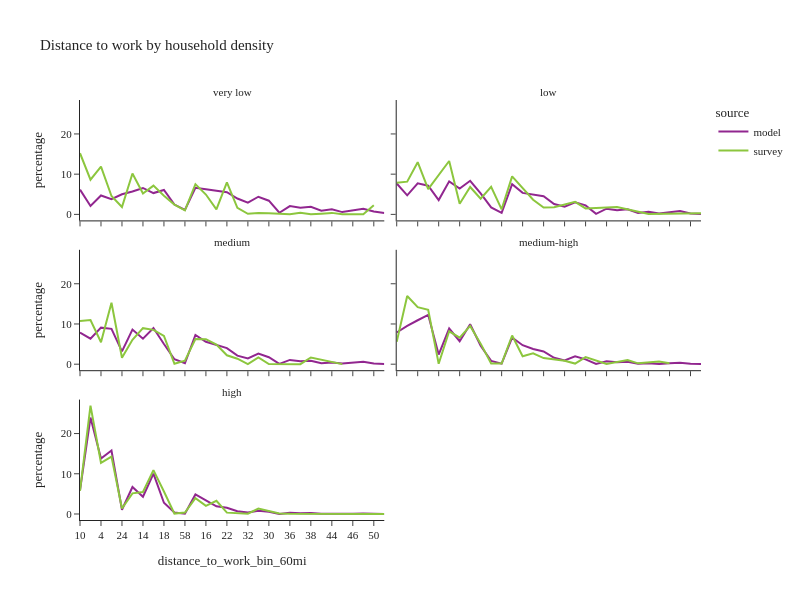

The notebook cell this image was saved under:
### Code cell
df_plot = per_data.loc[(per_data['is_worker'])].groupby(['source','log_hh_1_group','distance_to_work_bin_60mi'], observed=True)['person_weight'].sum().reset_index()
df_plot['percentage'] = df_plot.groupby(['source','log_hh_1_group'], group_keys=False)['person_weight']. \
    apply(lambda x: 100 * x / float(x.sum()))
# df_plot

fig2 = px.line(df_plot, x='distance_to_work_bin_60mi', y="percentage", color="source",
               facet_col="log_hh_1_group", facet_col_wrap=2,
               title="Distance to work by household density")
fig2.for_each_annotation(lambda a: a.update(text = a.text.split("=")[-1]))
fig2.update_layout(height=600, width=800, font=dict(size=11))
fig2.show()

### Figure 1 — Plotly figure (JSON) as saved in the notebook; plotly's stock layout.template omitted (floating-point values rounded to 4 significant figures)
{"data": [{"hovertemplate": "source=model<br>log_hh_1_group=very low<br>distance_to_work_bin_60mi=%{x}<br>percentage=%{y}<extra></extra>", "legendgroup": "model", "line": {"color": "#91268F", "dash": "solid"}, "marker": {"symbol": "circle"}, "mode": "lines", "name": "model", "orientation": "v", "showlegend": true, "type": "scatter", "x": ["10", "0", "4", "2", "24", "8", "14", "6", "18", "34", "58", "12", "16", "20", "22", "28", "32", "26", "30", "54", "36", "40", "38", "48", "44", "52", "46", "42", "50", "56"], "xaxis": "x5", "y": [6.151, 2.099, 4.712, 3.764, 5.011, 5.685, 6.573, 5.304, 6.084, 2.445, 1.111, 6.593, 6.225, 5.793, 5.523, 3.947, 2.943, 4.389, 3.402, 0.4135, 2.058, 1.636, 1.884, 0.9254, 1.254, 0.5691, 1.054, 1.414, 0.7147, 0.3242], "yaxis": "y5"}, {"hovertemplate": "source=model<br>log_hh_1_group=low<br>distance_to_work_bin_60mi=%{x}<br>percentage=%{y}<extra></extra>", "legendgroup": "model", "line": {"color": "#91268F", "dash": "solid"}, "marker": {"symbol": "circle"}, "mode": "lines", "name": "model", "orientation": "v", "showlegend": false, "type": "scatter", "x": ["10", "0", "4", "2", "24", "8", "14", "6", "18", "34", "58", "12", "16", "20", "22", "28", "32", "26", "30", "54", "36", "40", "38", "48", "44", "52", "46", "42", "50", "56"], "xaxis": "x6", "y": [7.691, 4.748, 7.731, 7.119, 3.565, 8.212, 6.436, 8.36, 5.205, 1.745, 0.3816, 7.497, 5.351, 4.928, 4.497, 2.591, 1.93, 3.018, 2.241, 0.1374, 1.419, 1.014, 1.271, 0.3671, 0.6628, 0.2229, 0.4554, 0.8366, 0.2467, 0.1204], "yaxis": "y6"}, {"hovertemplate": "source=model<br>log_hh_1_group=medium<br>distance_to_work_bin_60mi=%{x}<br>percentage=%{y}<extra></extra>", "legendgroup": "model", "line": {"color": "#91268F", "dash": "solid"}, "marker": {"symbol": "circle"}, "mode": "lines", "name": "model", "orientation": "v", "showlegend": false, "type": "scatter", "x": ["10", "0", "4", "2", "24", "8", "14", "6", "18", "34", "58", "12", "16", "20", "22", "28", "32", "26", "30", "54", "36", "40", "38", "48", "44", "52", "46", "42", "50", "56"], "xaxis": "x3", "y": [7.878, 6.351, 9.088, 8.794, 3.199, 8.605, 6.353, 8.993, 5.018, 1.231, 0.2261, 7.26, 5.587, 4.73, 4.005, 2.127, 1.443, 2.64, 1.723, 0.089, 1.065, 0.7392, 0.8768, 0.2259, 0.4392, 0.1482, 0.3262, 0.6007, 0.1718, 0.06808], "yaxis": "y3"}, {"hovertemplate": "source=model<br>log_hh_1_group=medium-high<br>distance_to_work_bin_60mi=%{x}<br>percentage=%{y}<extra></extra>", "legendgroup": "model", "line": {"color": "#91268F", "dash": "solid"}, "marker": {"symbol": "circle"}, "mode": "lines", "name": "model", "orientation": "v", "showlegend": false, "type": "scatter", "x": ["10", "0", "4", "2", "24", "8", "14", "6", "18", "34", "58", "12", "16", "20", "22", "28", "32", "26", "30", "54", "36", "40", "38", "48", "44", "52", "46", "42", "50", "56"], "xaxis": "x4", "y": [7.874, 9.525, 10.93, 12.27, 2.399, 8.87, 5.714, 9.926, 4.571, 0.8163, 0.1303, 6.627, 4.723, 3.763, 3.164, 1.598, 0.9476, 1.935, 1.19, 0.05151, 0.7242, 0.4787, 0.5999, 0.1366, 0.2401, 0.07726, 0.2053, 0.3641, 0.1035, 0.04873], "yaxis": "y4"}, {"hovertemplate": "source=model<br>log_hh_1_group=high<br>distance_to_work_bin_60mi=%{x}<br>percentage=%{y}<extra></extra>", "legendgroup": "model", "line": {"color": "#91268F", "dash": "solid"}, "marker": {"symbol": "circle"}, "mode": "lines", "name": "model", "orientation": "v", "showlegend": false, "type": "scatter", "x": ["10", "0", "4", "2", "24", "8", "14", "6", "18", "34", "58", "12", "16", "20", "22", "28", "32", "26", "30", "54", "36", "40", "38", "48", "44", "52", "46", "42", "50", "56"], "xaxis": "x", "y": [5.896, 23.98, 13.8, 15.79, 1.059, 6.712, 4.295, 10.04, 2.803, 0.3682, 0.06403, 4.856, 3.385, 1.912, 1.535, 0.6969, 0.3605, 0.8026, 0.5309, 0.01547, 0.3068, 0.1606, 0.2271, 0.04482, 0.08911, 0.02321, 0.06243, 0.1334, 0.02828, 0.01494], "yaxis": "y"}, {"hovertemplate": "source=survey<br>log_hh_1_group=very low<br>distance_to_work_bin_60mi=%{x}<br>percentage=%{y}<extra></extra>", "legendgroup": "survey", "line": {"color": "#8CC63E", "dash": "solid"}, "marker": {"symbol": "circle"}, "mode": "lines", "name": "survey", "orientation": "v", "showlegend": true, "type": "scatter", "x": ["10", "0", "4", "2", "24", "8", "14", "6", "18", "34", "58", "12", "16", "20", "22", "28", "32", "26", "30", "36", "40", "38", "48", "44", "52", "46", "42", "50"], "xaxis": "x5", "y": [15.22, 8.625, 11.89, 4.559, 1.83, 10.15, 5.189, 7.152, 4.618, 2.434, 0.9853, 7.518, 4.938, 1.23, 7.96, 1.636, 0.142, 0.3322, 0.255, 0.02387, 0.4188, 0.01959, 0.1875, 0.3761, 0.01994, 0.01918, 0.01933, 2.251], "yaxis": "y5"}, {"hovertemplate": "source=survey<br>log_hh_1_group=low<br>distance_to_work_bin_60mi=%{x}<br>percentage=%{y}<extra></extra>", "legendgroup": "survey", "line": {"color": "#8CC63E", "dash": "solid"}, "marker": {"symbol": "circle"}, "mode": "lines", "name": "survey", "orientation": "v", "showlegend": false, "type": "scatter", "x": ["10", "0", "4", "2", "8", "14", "6", "18", "34", "58", "12", "16", "20", "22", "28", "26", "30", "40", "44", "56"], "xaxis": "x6", "y": [7.872, 8.134, 12.98, 6.289, 13.28, 2.624, 6.806, 3.881, 6.877, 1.264, 9.448, 6.48, 3.647, 1.722, 1.797, 3.128, 1.491, 1.856, 0.1153, 0.3108], "yaxis": "y6"}, {"hovertemplate": "source=survey<br>log_hh_1_group=medium<br>distance_to_work_bin_60mi=%{x}<br>percentage=%{y}<extra></extra>", "legendgroup": "survey", "line": {"color": "#8CC63E", "dash": "solid"}, "marker": {"symbol": "circle"}, "mode": "lines", "name": "survey", "orientation": "v", "showlegend": false, "type": "scatter", "x": ["10", "0", "4", "2", "24", "8", "14", "6", "18", "34", "58", "12", "16", "20", "22", "28", "32", "26", "30", "40", "38", "52"], "xaxis": "x3", "y": [10.74, 10.98, 5.462, 15.29, 1.603, 6.067, 8.957, 8.541, 7.034, 0.09818, 0.8625, 6.252, 6.214, 4.872, 2.218, 1.368, 0.03661, 1.672, 0.03655, 0.003418, 1.68, 0.01439], "yaxis": "y3"}, {"hovertemplate": "source=survey<br>log_hh_1_group=medium-high<br>distance_to_work_bin_60mi=%{x}<br>percentage=%{y}<extra></extra>", "legendgroup": "survey", "line": {"color": "#8CC63E", "dash": "solid"}, "marker": {"symbol": "circle"}, "mode": "lines", "name": "survey", "orientation": "v", "showlegend": false, "type": "scatter", "x": ["10", "0", "4", "2", "24", "8", "14", "6", "18", "34", "58", "12", "16", "20", "22", "28", "32", "26", "30", "36", "40", "38", "48", "52", "46"], "xaxis": "x4", "y": [5.566, 16.96, 14.18, 13.53, 0.1253, 8.182, 6.582, 9.519, 5.116, 0.1538, 0.1571, 7.138, 1.967, 2.72, 1.529, 1.144, 0.8706, 0.1551, 1.745, 0.03296, 0.4576, 1.049, 0.2118, 0.653, 0.2552], "yaxis": "y4"}, {"hovertemplate": "source=survey<br>log_hh_1_group=high<br>distance_to_work_bin_60mi=%{x}<br>percentage=%{y}<extra></extra>", "legendgroup": "survey", "line": {"color": "#8CC63E", "dash": "solid"}, "marker": {"symbol": "circle"}, "mode": "lines", "name": "survey", "orientation": "v", "showlegend": false, "type": "scatter", "x": ["10", "0", "4", "2", "24", "8", "14", "6", "18", "34", "58", "12", "16", "20", "22", "32", "26", "54", "36", "40", "38", "48", "44", "52", "42", "50", "56"], "xaxis": "x", "y": [5.752, 26.94, 12.71, 14.26, 1.357, 5.129, 5.474, 10.9, 5.593, 0.1024, 0.3587, 3.941, 2.026, 3.268, 0.3382, 0.07731, 1.356, 0.1428, 0.03265, 0.043, 0.126, 0.01088, 0.02535, 0.00913, 0.009147, 0.006844, 0.00684], "yaxis": "y"}], "layout": {"annotations": [{"font": {}, "showarrow": false, "text": "high", "x": 0.245, "xanchor": "center", "xref": "paper", "y": 0.2867, "yanchor": "bottom", "yref": "paper"}, {"font": {}, "showarrow": false, "text": "medium", "x": 0.245, "xanchor": "center", "xref": "paper", "y": 0.6433, "yanchor": "bottom", "yref": "paper"}, {"font": {}, "showarrow": false, "text": "medium-high", "x": 0.755, "xanchor": "center", "xref": "paper", "y": 0.6433, "yanchor": "bottom", "yref": "paper"}, {"font": {}, "showarrow": false, "text": "very low", "x": 0.245, "xanchor": "center", "xref": "paper", "y": 1.0, "yanchor": "bottom", "yref": "paper"}, {"font": {}, "showarrow": false, "text": "low", "x": 0.755, "xanchor": "center", "xref": "paper", "y": 1.0, "yanchor": "bottom", "yref": "paper"}], "font": {"size": 11}, "height": 600, "legend": {"title": {"text": "source"}, "tracegroupgap": 0}, "title": {"text": "Distance to work by household density"}, "width": 800, "xaxis": {"anchor": "y", "domain": [0, 0.49], "title": {"text": "distance_to_work_bin_60mi"}}, "xaxis2": {"anchor": "y2", "domain": [0.51, 1], "matches": "x", "title": {"text": "distance_to_work_bin_60mi"}}, "xaxis3": {"anchor": "y3", "domain": [0, 0.49], "matches": "x", "showticklabels": false}, "xaxis4": {"anchor": "y4", "domain": [0.51, 1], "matches": "x", "showticklabels": false}, "xaxis5": {"anchor": "y5", "domain": [0, 0.49], "matches": "x", "showticklabels": false}, "xaxis6": {"anchor": "y6", "domain": [0.51, 1], "matches": "x", "showticklabels": false}, "yaxis": {"anchor": "x", "domain": [0, 0.2867], "title": {"text": "percentage"}}, "yaxis2": {"anchor": "x2", "domain": [0, 0.2867], "matches": "y", "showticklabels": false}, "yaxis3": {"anchor": "x3", "domain": [0.3567, 0.6433], "matches": "y", "title": {"text": "percentage"}}, "yaxis4": {"anchor": "x4", "domain": [0.3567, 0.6433], "matches": "y", "showticklabels": false}, "yaxis5": {"anchor": "x5", "domain": [0.7133, 1.0], "matches": "y", "title": {"text": "percentage"}}, "yaxis6": {"anchor": "x6", "domain": [0.7133, 1.0], "matches": "y", "showticklabels": false}}}
